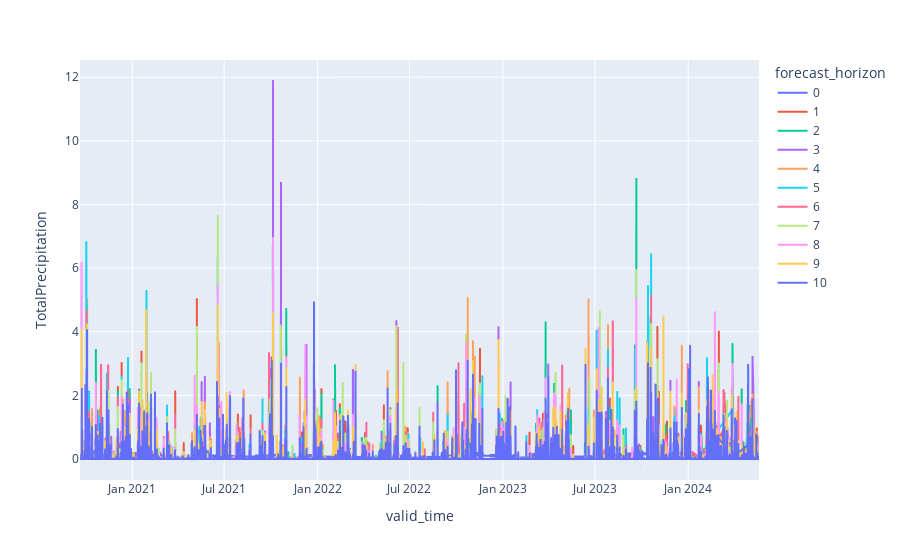

Notebook source saved alongside this figure:
### Code cell
import plotly.express as px
df_dwd_demand1['lat_lon_combination'] = df_dwd_demand1['latitude'].astype(str) + '_' + df_dwd_demand1['longitude'].astype(str)
df_dwd_demand1 = df_dwd_demand1[df_dwd_demand1.lat_lon_combination == df_dwd_demand1.lat_lon_combination.unique()[0]]
df_dwd_demand1 = df_dwd_demand1[df_dwd_demand1.forecast_horizon <= 10]

px.line(df_dwd_demand1, x="valid_time", y="TotalPrecipitation", color="forecast_horizon")

### Figure 1 — Plotly figure (JSON) as saved in the notebook; plotly's stock layout.template omitted (floating-point values rounded to 4 significant figures; data arrays with more than 128 entries replaced by an {"elided": "..."} marker saying what was removed)
{"data": [{"hovertemplate": "forecast_horizon=0<br>valid_time=%{x}<br>TotalPrecipitation=%{y}<extra></extra>", "legendgroup": "0", "line": {"color": "#636efa", "dash": "solid"}, "marker": {"symbol": "circle"}, "mode": "lines", "name": "0", "showlegend": true, "type": "scattergl", "x": {"elided": "5280 str values"}, "xaxis": "x", "y": {"elided": "5280 float values"}, "yaxis": "y"}, {"hovertemplate": "forecast_horizon=1<br>valid_time=%{x}<br>TotalPrecipitation=%{y}<extra></extra>", "legendgroup": "1", "line": {"color": "#EF553B", "dash": "solid"}, "marker": {"symbol": "circle"}, "mode": "lines", "name": "1", "showlegend": true, "type": "scattergl", "x": {"elided": "5280 str values"}, "xaxis": "x", "y": {"elided": "5280 float values"}, "yaxis": "y"}, {"hovertemplate": "forecast_horizon=2<br>valid_time=%{x}<br>TotalPrecipitation=%{y}<extra></extra>", "legendgroup": "2", "line": {"color": "#00cc96", "dash": "solid"}, "marker": {"symbol": "circle"}, "mode": "lines", "name": "2", "showlegend": true, "type": "scattergl", "x": {"elided": "5280 str values"}, "xaxis": "x", "y": {"elided": "5280 float values"}, "yaxis": "y"}, {"hovertemplate": "forecast_horizon=3<br>valid_time=%{x}<br>TotalPrecipitation=%{y}<extra></extra>", "legendgroup": "3", "line": {"color": "#ab63fa", "dash": "solid"}, "marker": {"symbol": "circle"}, "mode": "lines", "name": "3", "showlegend": true, "type": "scattergl", "x": {"elided": "5280 str values"}, "xaxis": "x", "y": {"elided": "5280 float values"}, "yaxis": "y"}, {"hovertemplate": "forecast_horizon=4<br>valid_time=%{x}<br>TotalPrecipitation=%{y}<extra></extra>", "legendgroup": "4", "line": {"color": "#FFA15A", "dash": "solid"}, "marker": {"symbol": "circle"}, "mode": "lines", "name": "4", "showlegend": true, "type": "scattergl", "x": {"elided": "5280 str values"}, "xaxis": "x", "y": {"elided": "5280 float values"}, "yaxis": "y"}, {"hovertemplate": "forecast_horizon=5<br>valid_time=%{x}<br>TotalPrecipitation=%{y}<extra></extra>", "legendgroup": "5", "line": {"color": "#19d3f3", "dash": "solid"}, "marker": {"symbol": "circle"}, "mode": "lines", "name": "5", "showlegend": true, "type": "scattergl", "x": {"elided": "5280 str values"}, "xaxis": "x", "y": {"elided": "5280 float values"}, "yaxis": "y"}, {"hovertemplate": "forecast_horizon=6<br>valid_time=%{x}<br>TotalPrecipitation=%{y}<extra></extra>", "legendgroup": "6", "line": {"color": "#FF6692", "dash": "solid"}, "marker": {"symbol": "circle"}, "mode": "lines", "name": "6", "showlegend": true, "type": "scattergl", "x": {"elided": "5280 str values"}, "xaxis": "x", "y": {"elided": "5280 float values"}, "yaxis": "y"}, {"hovertemplate": "forecast_horizon=7<br>valid_time=%{x}<br>TotalPrecipitation=%{y}<extra></extra>", "legendgroup": "7", "line": {"color": "#B6E880", "dash": "solid"}, "marker": {"symbol": "circle"}, "mode": "lines", "name": "7", "showlegend": true, "type": "scattergl", "x": {"elided": "5281 str values"}, "xaxis": "x", "y": {"elided": "5281 float values"}, "yaxis": "y"}, {"hovertemplate": "forecast_horizon=8<br>valid_time=%{x}<br>TotalPrecipitation=%{y}<extra></extra>", "legendgroup": "8", "line": {"color": "#FF97FF", "dash": "solid"}, "marker": {"symbol": "circle"}, "mode": "lines", "name": "8", "showlegend": true, "type": "scattergl", "x": {"elided": "5281 str values"}, "xaxis": "x", "y": {"elided": "5281 float values"}, "yaxis": "y"}, {"hovertemplate": "forecast_horizon=9<br>valid_time=%{x}<br>TotalPrecipitation=%{y}<extra></extra>", "legendgroup": "9", "line": {"color": "#FECB52", "dash": "solid"}, "marker": {"symbol": "circle"}, "mode": "lines", "name": "9", "showlegend": true, "type": "scattergl", "x": {"elided": "5281 str values"}, "xaxis": "x", "y": {"elided": "5281 float values"}, "yaxis": "y"}, {"hovertemplate": "forecast_horizon=10<br>valid_time=%{x}<br>TotalPrecipitation=%{y}<extra></extra>", "legendgroup": "10", "line": {"color": "#636efa", "dash": "solid"}, "marker": {"symbol": "circle"}, "mode": "lines", "name": "10", "showlegend": true, "type": "scattergl", "x": {"elided": "5281 str values"}, "xaxis": "x", "y": {"elided": "5281 float values"}, "yaxis": "y"}], "layout": {"legend": {"title": {"text": "forecast_horizon"}, "tracegroupgap": 0}, "margin": {"t": 60}, "xaxis": {"anchor": "y", "domain": [0, 1], "title": {"text": "valid_time"}}, "yaxis": {"anchor": "x", "domain": [0, 1], "title": {"text": "TotalPrecipitation"}}}}
